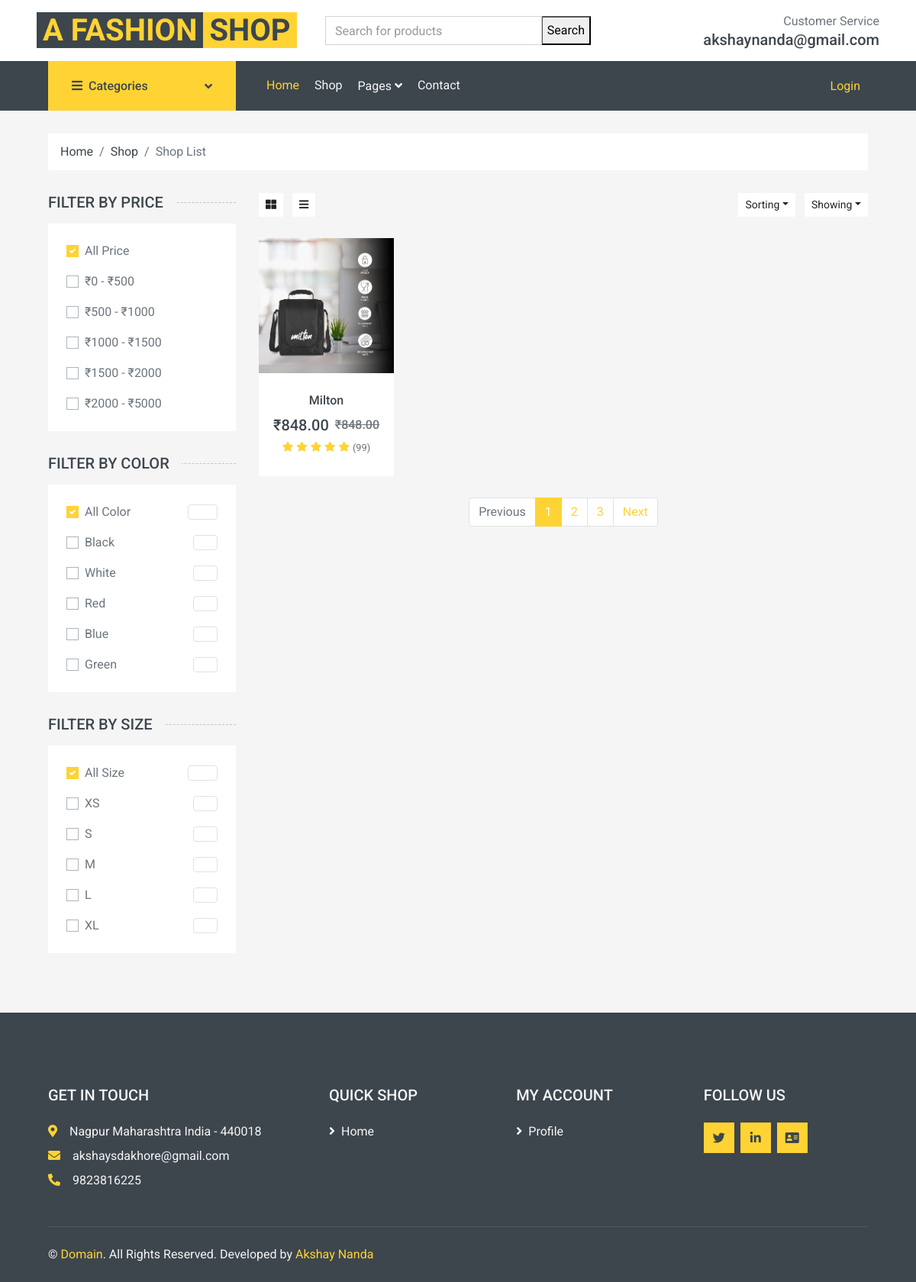
/offers/30, run on the app's committed database.
### project/models.py (models this page shows, shortened)
class Product(BaseModole):
    product_category = models.ForeignKey(Category, on_delete=models.CASCADE, related_name="product_cat", blank=True, null=True)
    product_subcategory = models.ForeignKey(SubCategory, on_delete=models.CASCADE, related_name='products', blank=True, null=True)
    product_name = models.CharField(max_length=100)
    slugField = AutoSlugField(populate_from='get_slug_source', unique=True, blank=True, null=True)
    product_Brand = models.CharField(max_length=100,blank=True, null=True)
    product_artical = models.CharField(max_length=100 ,blank=True, null=True)
    product_price = models.IntegerField()
    product_dicount = models.IntegerField( default= 20 )
    product_Size = models.ManyToManyField(Size_variations,blank=True )
    product_color = models.ManyToManyField(color_variations,blank=True,)
    product_decribstion = models.TextField()
    def get_slug_source(self):
        return f"{self.product_name}-{self.product_Brand or ''}-{self.product_artical or ''}"

class ProductImage(BaseModole):
    product = models.ForeignKey(Product, on_delete=models.CASCADE, related_name='product_image')
    image = models.ImageField(upload_to='product', blank=True, null=True)

### Homepage/views.py (the view)
# urls.py: path('offers/<slug>' , views.Discount , name='offers')
def Discount(request, slug):
    try:
        discount_percentage = int(slug)  # Convert slug to integer
        products = Product.objects.filter(product_dicount = discount_percentage)
        context = {
            'products': products,
        }
        return render(request, 'home/discount.html', context)
    except ValueError:
        return render(request, 'home/error.html', {'message': 'Invalid discount percentage provided.'})

### templates/home/discount.html (shortened to what this page needs)
{% extends "base/base.html"%}
{% load static %}
{%  block start %}
    <div class="container-fluid">
        <div class="row px-xl-5">
            <div class="col-12">
                <nav class="breadcrumb bg-light mb-30">
                    <a class="breadcrumb-item text-dark" href="#">Home</a>
                    <a class="breadcrumb-item text-dark" href="#">Shop</a>
                    <span class="breadcrumb-item active">Shop List</span>
                </nav>
            </div>
        </div>
    </div>
    <div class="container-fluid">
        <div class="row px-xl-5">
            <div class="col-lg-3 col-md-4">
                <h5 class="section-title position-relative text-uppercase mb-3"><span class="bg-secondary pr-3">Filter by price</span></h5>
                <div class="bg-light p-4 mb-30">
                    <form id="price-filter-form" action="{% url 'pricefilter' %}" method="get">
                        <div class="custom-control custom-checkbox d-flex align-items-center justify-content-between mb-3">
                            <label class="custom-control-label" for="price-all">All Price</label>
                        </div>
                        <div class="custom-control custom-checkbox d-flex align-items-center justify-content-between mb-3">
                            <label class="custom-control-label" for="price-1">₹0 - ₹500</label>
                        </div>
                        <div class="custom-control custom-checkbox d-flex align-items-center justify-content-between mb-3">
                            <label class="custom-control-label" for="price-2">₹500 - ₹1000</label>
                        </div>
                        <div class="custom-control custom-checkbox d-flex align-items-center justify-content-between mb-3">
                            <label class="custom-control-label" for="price-3">₹1000 - ₹1500</label>
                        </div>
                        <div class="custom-control custom-checkbox d-flex align-items-center justify-content-between mb-3">
                            <label class="custom-control-label" for="price-4">₹1500 - ₹2000</label>
                        </div>
                        <div class="custom-control custom-checkbox d-flex align-items-center justify-content-between">
                            <label class="custom-control-label" for="price-5">₹2000 - ₹5000</label>
                        </div>
                    </form>
                </div>
                <h5 class="section-title position-relative text-uppercase mb-3"><span class="bg-secondary pr-3">Filter by color</span></h5>
                <div class="bg-light p-4 mb-30">
                    <form>
                        <div class="custom-control custom-checkbox d-flex align-items-center justify-content-between mb-3">
                            <label class="custom-control-label" for="price-all">All Color</label>
                            <span class="badge border font-weight-normal">1000</span>
                        </div>
                        <div class="custom-control custom-checkbox d-flex align-items-center justify-content-between mb-3">
                            <label class="custom-control-label" for="color-1">Black</label>
                            <span class="badge border font-weight-normal">150</span>
                        </div>
                        <div class="custom-control custom-checkbox d-flex align-items-center justify-content-between mb-3">
                            <label class="custom-control-label" for="color-2">White</label>
                            <span class="badge border font-weight-normal">295</span>
                        </div>
                        <div class="custom-control custom-checkbox d-flex align-items-center justify-content-between mb-3">
                            <label class="custom-control-label" for="color-3">Red</label>
                            <span class="badge border font-weight-normal">246</span>
                        </div>
                        <div class="custom-control custom-checkbox d-flex align-items-center justify-content-between mb-3">
                            <label class="custom-control-label" for="color-4">Blue</label>
                            <span class="badge border font-weight-normal">145</span>
                        </div>
                        <div class="custom-control custom-checkbox d-flex align-items-center justify-content-between">
                            <label class="custom-control-label" for="color-5">Green</label>
                            <span class="badge border font-weight-normal">168</span>
                        </div>
                    </form>
                </div>
                <h5 class="section-title position-relative text-uppercase mb-3"><span class="bg-secondary pr-3">Filter by size</span></h5>
                <div class="bg-light p-4 mb-30">
                    <form>
                        <div class="custom-control custom-checkbox d-flex align-items-center justify-content-between mb-3">
                            <label class="custom-control-label" for="size-all">All Size</label>
                            <span class="badge border font-weight-normal">1000</span>
                        </div>
                        <div class="custom-control custom-checkbox d-flex align-items-center justify-content-between mb-3">
                            <label class="custom-control-label" for="size-1">XS</label>
                            <span class="badge border font-weight-normal">150</span>
                        </div>
                        <div class="custom-control custom-checkbox d-flex align-items-center justify-content-between mb-3">
                            <label class="custom-control-label" for="size-2">S</label>
                            <span class="badge border font-weight-normal">295</span>
                        </div>
                        <div class="custom-control custom-checkbox d-flex align-items-center justify-content-between mb-3">
                            <label class="custom-control-label" for="size-3">M</label>
                            <span class="badge border font-weight-normal">246</span>
                        </div>
                        <div class="custom-control custom-checkbox d-flex align-items-center justify-content-between mb-3">
                            <label class="custom-control-label" for="size-4">L</label>
                            <span class="badge border font-weight-normal">145</span>
                        </div>
                        <div class="custom-control custom-checkbox d-flex align-items-center justify-content-between">
                            <label class="custom-control-label" for="size-5">XL</label>
                            <span class="badge border font-weight-normal">168</span>
                        </div>
                    </form>
                </div>
            </div>
            <div class="col-lg-9 col-md-8">
                <div class="row pb-3">
                    <div class="col-12 pb-1">
                        <div class="d-flex align-items-center justify-content-between mb-4">
                            <div>
                                <button class="btn btn-sm btn-light"><i class="fa fa-th-large"></i></button>
                                <button class="btn btn-sm btn-light ml-2"><i class="fa fa-bars"></i></button>
                            </div>
                            <div class="ml-2">
                                <div class="btn-group">
                                    <button type="button" class="btn btn-sm btn-light dropdown-toggle" data-toggle="dropdown">Sorting</button>
                                </div>
                                <div class="btn-group ml-2">
                                    <button type="button" class="btn btn-sm btn-light dropdown-toggle" data-toggle="dropdown">Showing</button>
                                </div>
                            </div>
                        </div>
                    </div>
                    {% for item in products %}
            <div class="col-lg-3 col-md-4 col-sm-6 pb-1">
                <div class="product-item bg-light mb-4">
                    <div class="product-img position-relative overflow-hidden">
                        <img class="img-fluid w-100" src="/media/{{item.product_image.first.image}}" alt="">
                        <div class="product-action">
                        </div>
                    </div>
                    <div class="text-center py-4">
                        <a class="h6 text-decoration-none text-truncate" href="{% url 'itemdetails' item.slugField %}">{{item.product_Brand}}</a>
                        <div class="d-flex align-items-center justify-content-center mt-2">
                            <h5>₹{{item.product_price}}.00</h5><h6 class="text-muted ml-2"><del>₹{{item.product_price}}.00</del></h6>
                        </div>
                        <div class="d-flex align-items-center justify-content-center mb-1">
                            <small class="fa fa-star text-primary mr-1"></small>
                            <small class="fa fa-star text-primary mr-1"></small>
                            <small class="fa fa-star text-primary mr-1"></small>
                            <small class="fa fa-star text-primary mr-1"></small>
                            <small class="fa fa-star text-primary mr-1"></small>
                            <small>(99)</small>
                        </div>
                    </div>
                </div>
            </div>
            {% endfor %}
                    <div class="col-12">
                        <nav>
                          <ul class="pagination justify-content-center">
                            <li class="page-item disabled"><a class="page-link" href="#">Previous</span></a></li>
                            <li class="page-item active"><a class="page-link" href="#">1</a></li>
                            <li class="page-item"><a class="page-link" href="#">2</a></li>
                            <li class="page-item"><a class="page-link" href="#">3</a></li>
                            <li class="page-item"><a class="page-link" href="#">Next</a></li>
                          </ul>
                        </nav>
                    </div>
                </div>
            </div>
        </div>
    </div>
    {% endblock %}

### data on the page
Product: product_image.first.image (picture), product_Brand "Milton", product_price "848"
